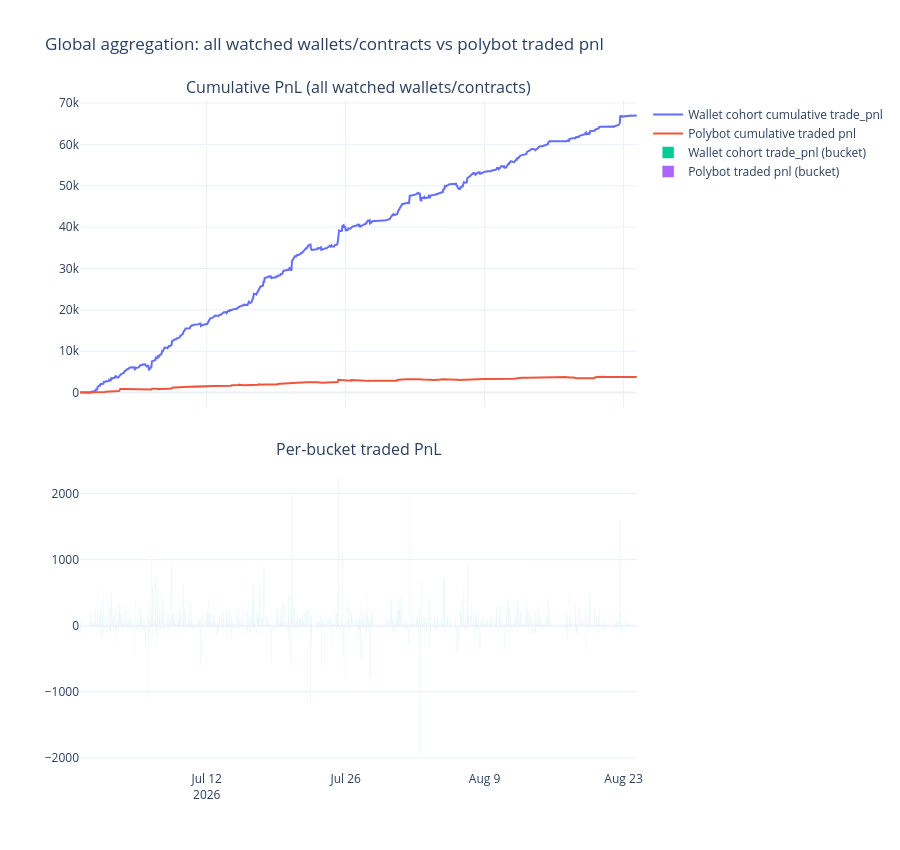

The code cell stored with this chart in its notebook:
### Code cell
fig_global = make_subplots(
    rows=2, cols=1, shared_xaxes=True, vertical_spacing=0.08,
    subplot_titles=('Cumulative PnL (all watched wallets/contracts)', 'Per-bucket traded PnL')
)

fig_global.add_trace(
    go.Scatter(x=agg.index, y=agg['wallet_cum_trade_pnl'], mode='lines', name='Wallet cohort cumulative trade_pnl'),
    row=1, col=1
)
fig_global.add_trace(
    go.Scatter(x=agg.index, y=agg['polybot_cum_trade_pnl'], mode='lines', name='Polybot cumulative traded pnl'),
    row=1, col=1
)

fig_global.add_trace(
    go.Bar(x=agg.index, y=agg['wallet_trade_pnl'], name='Wallet cohort trade_pnl (bucket)'),
    row=2, col=1
)
fig_global.add_trace(
    go.Bar(x=agg.index, y=agg['polybot_trade_pnl'], name='Polybot traded pnl (bucket)'),
    row=2, col=1
)

fig_global.update_layout(
    height=850, template='plotly_white',
    title='Global aggregation: all watched wallets/contracts vs polybot traded pnl',
    barmode='group',
)
fig_global.show()

### Figure 1 — Plotly figure (JSON) as saved in the notebook; plotly's stock layout.template omitted (floating-point values rounded to 4 significant figures; data arrays with more than 128 entries replaced by an {"elided": "..."} marker saying what was removed)
{"data": [{"mode": "lines", "name": "Wallet cohort cumulative trade_pnl", "type": "scatter", "x": {"elided": "1347 str values"}, "xaxis": "x", "y": {"elided": "1347 float values"}, "yaxis": "y"}, {"mode": "lines", "name": "Polybot cumulative traded pnl", "type": "scatter", "x": {"elided": "1347 str values"}, "xaxis": "x", "y": {"elided": "1347 float values"}, "yaxis": "y"}, {"name": "Wallet cohort trade_pnl (bucket)", "type": "bar", "x": {"elided": "1347 str values"}, "xaxis": "x2", "y": {"elided": "1347 float values"}, "yaxis": "y2"}, {"name": "Polybot traded pnl (bucket)", "type": "bar", "x": {"elided": "1347 str values"}, "xaxis": "x2", "y": {"elided": "1347 float values"}, "yaxis": "y2"}], "layout": {"annotations": [{"font": {"size": 16}, "showarrow": false, "text": "Cumulative PnL (all watched wallets/contracts)", "x": 0.5, "xanchor": "center", "xref": "paper", "y": 1, "yanchor": "bottom", "yref": "paper"}, {"font": {"size": 16}, "showarrow": false, "text": "Per-bucket traded PnL", "x": 0.5, "xanchor": "center", "xref": "paper", "y": 0.46, "yanchor": "bottom", "yref": "paper"}], "barmode": "group", "height": 850, "title": {"text": "Global aggregation: all watched wallets/contracts vs polybot traded pnl"}, "xaxis": {"anchor": "y", "domain": [0, 1], "matches": "x2", "showticklabels": false}, "xaxis2": {"anchor": "y2", "domain": [0, 1]}, "yaxis": {"anchor": "x", "domain": [0.54, 1]}, "yaxis2": {"anchor": "x2", "domain": [0, 0.46]}}}
